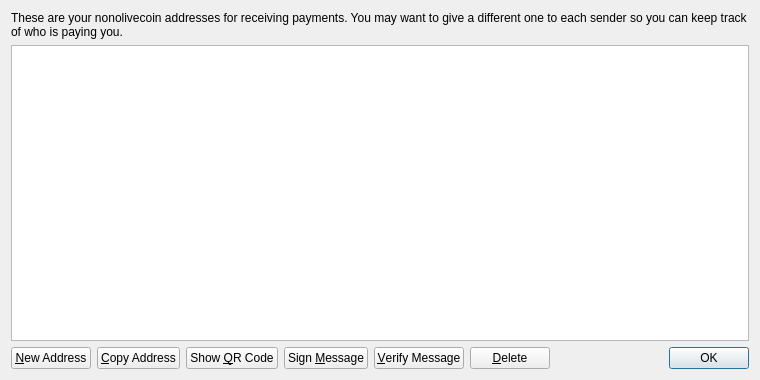
<?xml version="1.0" encoding="UTF-8"?>
<ui version="4.0">
 <class>AddressBookPage</class>
 <widget class="QWidget" name="AddressBookPage">
  <property name="geometry">
   <rect>
    <x>0</x>
    <y>0</y>
    <width>760</width>
    <height>380</height>
   </rect>
  </property>
  <property name="windowTitle">
   <string>Address Book</string>
  </property>
  <layout class="QVBoxLayout" name="verticalLayout">
   <item>
    <widget class="QLabel" name="labelExplanation">
     <property name="text">
      <string>These are your nonolivecoin addresses for receiving payments. You may want to give a different one to each sender so you can keep track of who is paying you.</string>
     </property>
     <property name="textFormat">
      <enum>Qt::PlainText</enum>
     </property>
     <property name="wordWrap">
      <bool>true</bool>
     </property>
    </widget>
   </item>
   <item>
    <widget class="QTableView" name="tableView">
     <property name="contextMenuPolicy">
      <enum>Qt::CustomContextMenu</enum>
     </property>
     <property name="toolTip">
      <string>Double-click to edit address or label</string>
     </property>
     <property name="tabKeyNavigation">
      <bool>false</bool>
     </property>
     <property name="alternatingRowColors">
      <bool>true</bool>
     </property>
     <property name="selectionMode">
      <enum>QAbstractItemView::SingleSelection</enum>
     </property>
     <property name="selectionBehavior">
      <enum>QAbstractItemView::SelectRows</enum>
     </property>
     <property name="sortingEnabled">
      <bool>true</bool>
     </property>
     <attribute name="verticalHeaderVisible">
      <bool>false</bool>
     </attribute>
    </widget>
   </item>
   <item>
    <layout class="QHBoxLayout" name="horizontalLayout">
     <item>
      <widget class="QPushButton" name="newAddressButton">
       <property name="toolTip">
        <string>Create a new address</string>
       </property>
       <property name="text">
        <string>&amp;New Address</string>
       </property>
       <property name="icon">
        <iconset resource="../bitcoin.qrc">
         <normaloff>:/icons/add</normaloff>:/icons/add</iconset>
       </property>
      </widget>
     </item>
     <item>
      <widget class="QPushButton" name="copyToClipboard">
       <property name="toolTip">
        <string>Copy the currently selected address to the system clipboard</string>
       </property>
       <property name="text">
        <string>&amp;Copy Address</string>
       </property>
       <property name="icon">
        <iconset resource="../bitcoin.qrc">
         <normaloff>:/icons/editcopy</normaloff>:/icons/editcopy</iconset>
       </property>
      </widget>
     </item>
     <item>
      <widget class="QPushButton" name="showQRCode">
       <property name="text">
        <string>Show &amp;QR Code</string>
       </property>
       <property name="icon">
        <iconset resource="../bitcoin.qrc">
         <normaloff>:/icons/qrcode</normaloff>:/icons/qrcode</iconset>
       </property>
      </widget>
     </item>
     <item>
      <widget class="QPushButton" name="signMessage">
       <property name="toolTip">
        <string>Sign a message to prove you own a nonolivecoin address</string>
       </property>
       <property name="text">
        <string>Sign &amp;Message</string>
       </property>
       <property name="icon">
        <iconset resource="../bitcoin.qrc">
         <normaloff>:/icons/edit</normaloff>:/icons/edit</iconset>
       </property>
      </widget>
     </item>
     <item>
      <widget class="QPushButton" name="verifyMessage">
       <property name="toolTip">
        <string>Verify a message to ensure it was signed with a specified nonolivecoin address</string>
       </property>
       <property name="text">
        <string>&amp;Verify Message</string>
       </property>
       <property name="icon">
        <iconset resource="../bitcoin.qrc">
         <normaloff>:/icons/transaction_0</normaloff>:/icons/transaction_0</iconset>
       </property>
      </widget>
     </item>
     <item>
      <widget class="QPushButton" name="deleteButton">
       <property name="toolTip">
        <string>Delete the currently selected address from the list</string>
       </property>
       <property name="text">
        <string>&amp;Delete</string>
       </property>
       <property name="icon">
        <iconset resource="../bitcoin.qrc">
         <normaloff>:/icons/remove</normaloff>:/icons/remove</iconset>
       </property>
      </widget>
     </item>
     <item>
      <spacer name="horizontalSpacer">
       <property name="orientation">
        <enum>Qt::Horizontal</enum>
       </property>
       <property name="sizeHint" stdset="0">
        <size>
         <width>40</width>
         <height>20</height>
        </size>
       </property>
      </spacer>
     </item>
     <item>
      <widget class="QDialogButtonBox" name="buttonBox">
       <property name="sizePolicy">
        <sizepolicy hsizetype="Maximum" vsizetype="Fixed">
         <horstretch>0</horstretch>
         <verstretch>0</verstretch>
        </sizepolicy>
       </property>
       <property name="standardButtons">
        <set>QDialogButtonBox::Ok</set>
       </property>
      </widget>
     </item>
    </layout>
   </item>
  </layout>
 </widget>
 <resources>
  <include location="../bitcoin.qrc"/>
 </resources>
 <connections/>
</ui>
